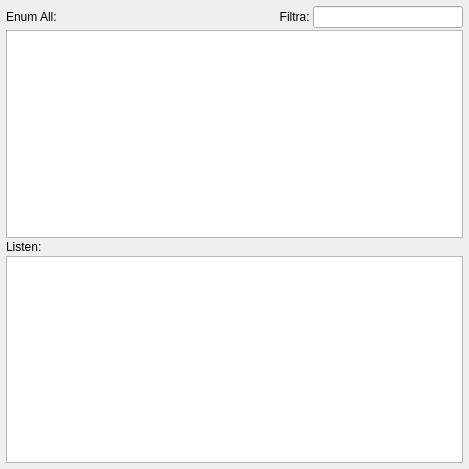
<?xml version="1.0" encoding="UTF-8"?>
<ui version="4.0">
 <class>DialogEnum</class>
 <widget class="QDialog" name="DialogEnum">
  <property name="geometry">
   <rect>
    <x>0</x>
    <y>0</y>
    <width>469</width>
    <height>469</height>
   </rect>
  </property>
  <property name="minimumSize">
   <size>
    <width>469</width>
    <height>469</height>
   </size>
  </property>
  <property name="windowTitle">
   <string>Dialog</string>
  </property>
  <layout class="QGridLayout" name="gridLayout">
   <property name="leftMargin">
    <number>6</number>
   </property>
   <property name="topMargin">
    <number>6</number>
   </property>
   <property name="rightMargin">
    <number>6</number>
   </property>
   <property name="bottomMargin">
    <number>6</number>
   </property>
   <property name="horizontalSpacing">
    <number>6</number>
   </property>
   <property name="verticalSpacing">
    <number>2</number>
   </property>
   <item row="0" column="0">
    <layout class="QHBoxLayout" name="horizontalLayout">
     <item>
      <widget class="QLabel" name="label">
       <property name="minimumSize">
        <size>
         <width>60</width>
         <height>0</height>
        </size>
       </property>
       <property name="maximumSize">
        <size>
         <width>60</width>
         <height>16777215</height>
        </size>
       </property>
       <property name="text">
        <string>Enum All:</string>
       </property>
      </widget>
     </item>
     <item>
      <spacer name="horizontalSpacer">
       <property name="orientation">
        <enum>Qt::Orientation::Horizontal</enum>
       </property>
       <property name="sizeHint" stdset="0">
        <size>
         <width>178</width>
         <height>20</height>
        </size>
       </property>
      </spacer>
     </item>
     <item>
      <widget class="QLabel" name="label_3">
       <property name="minimumSize">
        <size>
         <width>40</width>
         <height>0</height>
        </size>
       </property>
       <property name="maximumSize">
        <size>
         <width>40</width>
         <height>16777215</height>
        </size>
       </property>
       <property name="text">
        <string>Filtra: </string>
       </property>
       <property name="alignment">
        <set>Qt::AlignmentFlag::AlignRight|Qt::AlignmentFlag::AlignTrailing|Qt::AlignmentFlag::AlignVCenter</set>
       </property>
      </widget>
     </item>
     <item>
      <widget class="QLineEdit" name="leFiltra">
       <property name="minimumSize">
        <size>
         <width>150</width>
         <height>0</height>
        </size>
       </property>
       <property name="maximumSize">
        <size>
         <width>150</width>
         <height>16777215</height>
        </size>
       </property>
       <property name="layoutDirection">
        <enum>Qt::LayoutDirection::LeftToRight</enum>
       </property>
       <property name="text">
        <string/>
       </property>
       <property name="alignment">
        <set>Qt::AlignmentFlag::AlignRight|Qt::AlignmentFlag::AlignTrailing|Qt::AlignmentFlag::AlignVCenter</set>
       </property>
      </widget>
     </item>
    </layout>
   </item>
   <item row="1" column="0">
    <widget class="QTableWidget" name="TWEnumAll"/>
   </item>
   <item row="2" column="0">
    <widget class="QLabel" name="label_2">
     <property name="text">
      <string>Listen:</string>
     </property>
    </widget>
   </item>
   <item row="3" column="0">
    <widget class="QTableWidget" name="TWListem"/>
   </item>
  </layout>
 </widget>
 <resources/>
 <connections/>
</ui>
